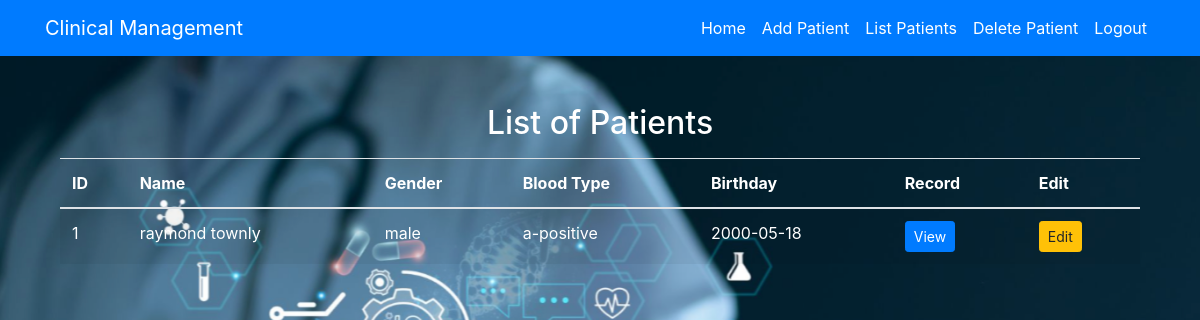
The app's page /list (signed in) with its own data.
### app.py (models this page shows, shortened)
class Patient(db.Model):
    __tablename__ = 'patients'
    id = db.Column(db.Integer, primary_key=True)
    name = db.Column(db.Text, nullable=False)
    gender = db.Column(db.String(50), nullable=False)
    blood_type = db.Column(db.String(50), nullable=False)
    birth_date = db.Column(db.Date, nullable=False, default='2000-01-01')
    doctor_id = db.Column(db.Integer, db.ForeignKey('doctors.id'))
    medical_records = db.relationship('MedicalRecord', backref='patient', lazy=True)

### app.py (the view)
@app.route('/list')
@login_required
def list_patients():
    patients = Patient.query.filter_by(doctor_id=current_user.id).all()
    return render_template('list.html', patients=patients)

### app.py (called while the page is built)
@login_manager.user_loader
def load_user(user_id):
    return Doctor.query.get(user_id)

### templates/list.html (shortened to what this page needs)
{% extends "base.html" %}
{% block content %}
<div class="container mt-5">
    <h2 class="text-center" style="color: white;">List of Patients</h2>
    <table class="table table-striped mt-3">
        <thead>
            <tr>
                <th style="color: white;">ID</th>
                <th style="color: white;">Name</th>
                <th style="color: white;">Gender</th>
                <th style="color: white;">Blood Type</th>
                <th style="color: white;">Birthday</th>
                <th style="color: white;">Record</th>
                <th style="color: white;">Edit</th>
            </tr>
        </thead>
        <tbody>
            {% for patient in patients %}
            <tr>
                <td style="color: white;">{{ patient.id }}</td>
                <td style="color: white;">{{ patient.name }}</td>
                <td style="color: white;">{{ patient.gender }}</td>
                <td style="color: white;">{{ patient.blood_type }}</td>
                <td style="color: white;">{{ patient.birth_date }}</td>
                <td>
                    <a href="{{ url_for('medical_records', patient_id=patient.id) }}" class="btn btn-primary btn-sm">View</a>
                </td>
                <td>
                    <a href="{{ url_for('edit_patient', patient_id=patient.id) }}" class="btn btn-warning btn-sm">Edit</a>
                </td>
            </tr>
            {% endfor %}
        </tbody>
    </table>
</div>
{% endblock %}

### records on screen
Patient: id "1", name "raymond townly", gender "male", blood_type "a-positive", birth_date "2000-05-18"
